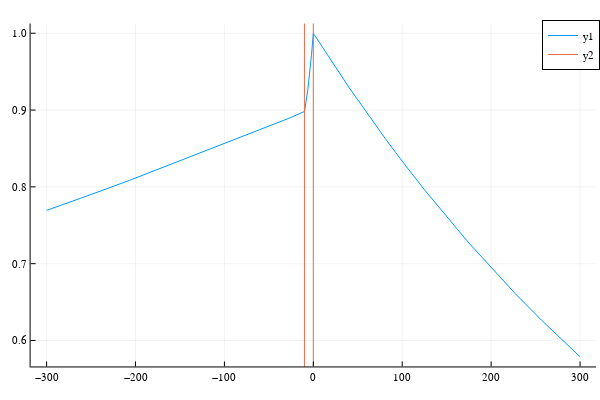

The notebook cell saved with this chart:
### Code cell
plot(xt,abs.(Hf))
vline!([0,-d])

### Figure 1 — Plotly figure (JSON) as saved in the notebook; plotly's stock layout.template omitted (floating-point values rounded to 4 significant figures; data arrays with more than 128 entries replaced by an {"elided": "..."} marker saying what was removed)
{"data": [{"colorbar": {"len": 0.9525, "title": {"text": ""}, "x": 0.9934, "y": 0.5139}, "legendgroup": "y1", "line": {"color": "rgba(0, 154, 250, 1.000)", "dash": "solid", "shape": "linear", "width": 1}, "mode": "lines", "name": "y1", "showlegend": true, "type": "scatter", "x": {"elided": "6001 float values"}, "xaxis": "x", "y": {"elided": "6001 float values"}, "yaxis": "y"}, {"colorbar": {"len": 0.9525, "title": {"text": ""}, "x": 0.9934, "y": 0.5139}, "legendgroup": "y2", "line": {"color": "rgba(227, 111, 71, 1.000)", "dash": "solid", "shape": "linear", "width": 1}, "mode": "lines", "name": "y2", "showlegend": true, "type": "scatter", "x": [0, 0], "xaxis": "x", "y": [-44.08, 45.66], "yaxis": "y"}, {"colorbar": {"len": 0.9525, "title": {"text": ""}, "x": 0.9934, "y": 0.5139}, "legendgroup": "y2", "line": {"color": "rgba(227, 111, 71, 1.000)", "dash": "solid", "shape": "linear", "width": 1}, "mode": "lines", "name": "y2", "showlegend": false, "type": "scatter", "x": [-10, -10], "xaxis": "x", "y": [-44.08, 45.66], "yaxis": "y"}], "layout": {"annotations": [], "height": 400, "legend": {"bgcolor": "rgba(255, 255, 255, 1.000)", "bordercolor": "rgba(0, 0, 0, 1)", "borderwidth": 1, "font": {"color": "rgba(0, 0, 0, 1)", "family": "sans-serif", "size": 11}, "title": {"font": {"color": "rgba(0, 0, 0, 1)", "family": "sans-serif", "size": 15}, "text": ""}, "tracegroupgap": 0, "traceorder": "normal", "x": 1, "xanchor": "auto", "y": 1, "yanchor": "auto"}, "margin": {"b": 20, "l": 0, "r": 0, "t": 20}, "paper_bgcolor": "rgba(255, 255, 255, 1.000)", "plot_bgcolor": "rgba(255, 255, 255, 1.000)", "showlegend": true, "width": 600, "xaxis": {"anchor": "y", "domain": [0.05101, 0.9934], "gridcolor": "rgba(0, 0, 0, 0.1)", "gridwidth": 0.5, "linecolor": "rgba(0, 0, 0, 1)", "mirror": false, "range": [-318, 318], "showgrid": true, "showline": true, "showticklabels": true, "tickangle": 0, "tickcolor": "rgb(0, 0, 0)", "tickfont": {"color": "rgba(0, 0, 0, 1)", "family": "sans-serif", "size": 11}, "tickmode": "array", "ticks": "inside", "ticktext": ["−300", "−200", "−100", "0", "100", "200", "300"], "tickvals": [-300, -200, -100, 0, 100, 200, 300], "title": {"font": {"color": "rgba(0, 0, 0, 1)", "family": "sans-serif", "size": 15}, "text": ""}, "type": "linear", "visible": true, "zeroline": false, "zerolinecolor": "rgba(0, 0, 0, 1)"}, "yaxis": {"anchor": "x", "domain": [0.03762, 0.9902], "gridcolor": "rgba(0, 0, 0, 0.1)", "gridwidth": 0.5, "linecolor": "rgba(0, 0, 0, 1)", "mirror": false, "range": [0.5662, 1.013], "showgrid": true, "showline": true, "showticklabels": true, "tickangle": 0, "tickcolor": "rgb(0, 0, 0)", "tickfont": {"color": "rgba(0, 0, 0, 1)", "family": "sans-serif", "size": 11}, "tickmode": "array", "ticks": "inside", "ticktext": ["0.6", "0.7", "0.8", "0.9", "1.0"], "tickvals": [0.6, 0.7, 0.8, 0.9, 1], "title": {"font": {"color": "rgba(0, 0, 0, 1)", "family": "sans-serif", "size": 15}, "text": ""}, "type": "linear", "visible": true, "zeroline": false, "zerolinecolor": "rgba(0, 0, 0, 1)"}}}
